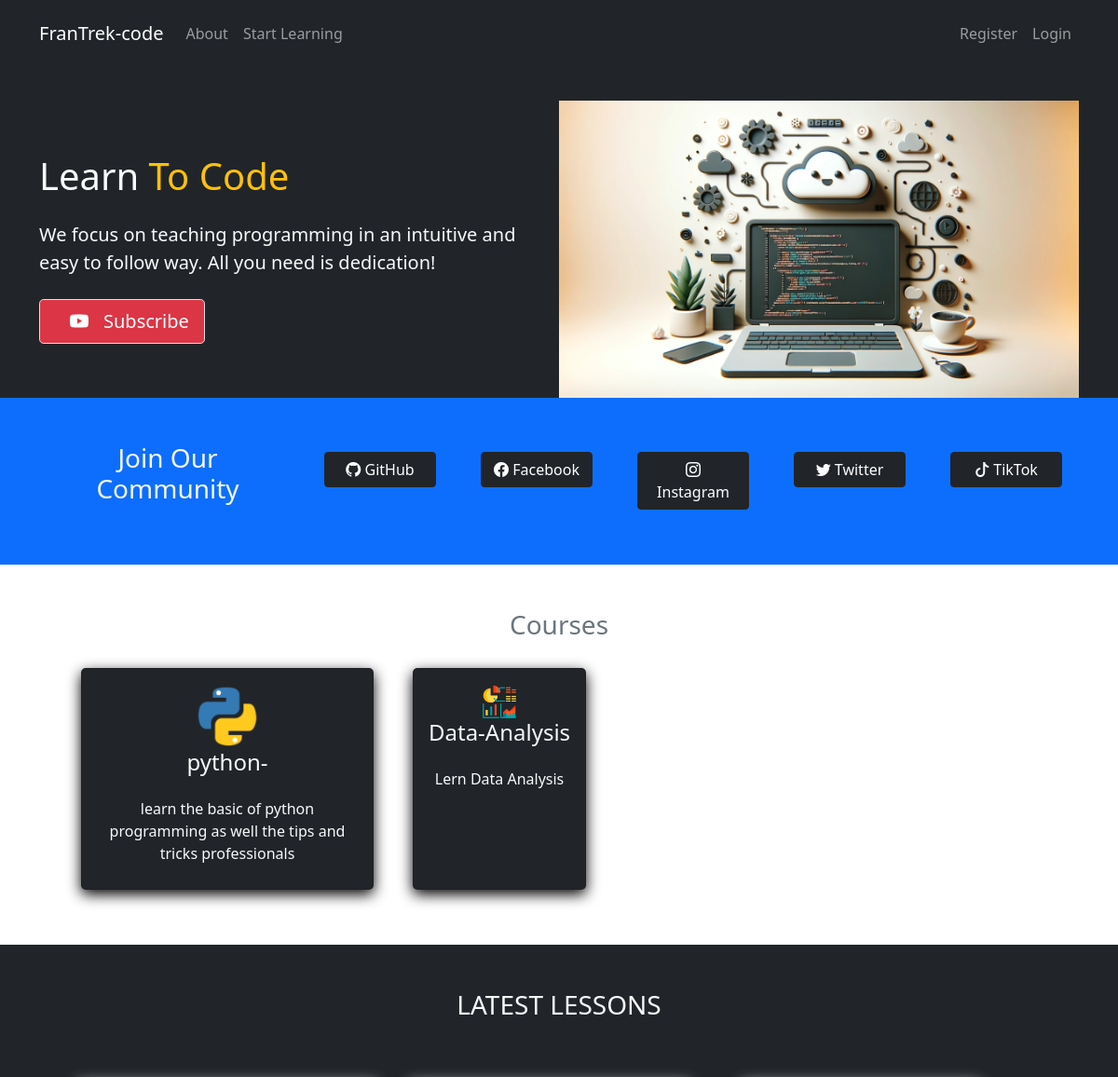
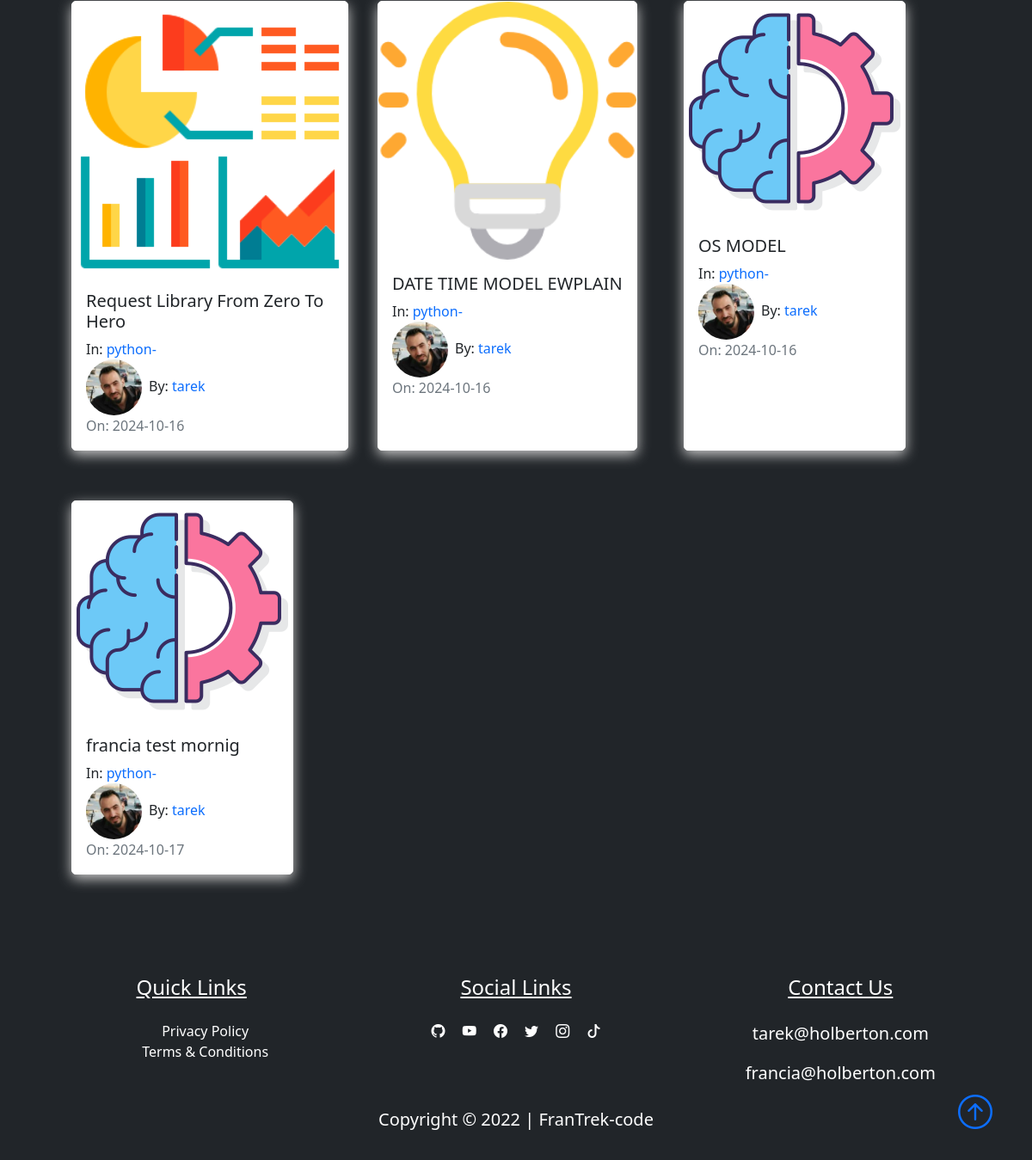
Page /home on the earlier database version (2 pictures, top to bottom).
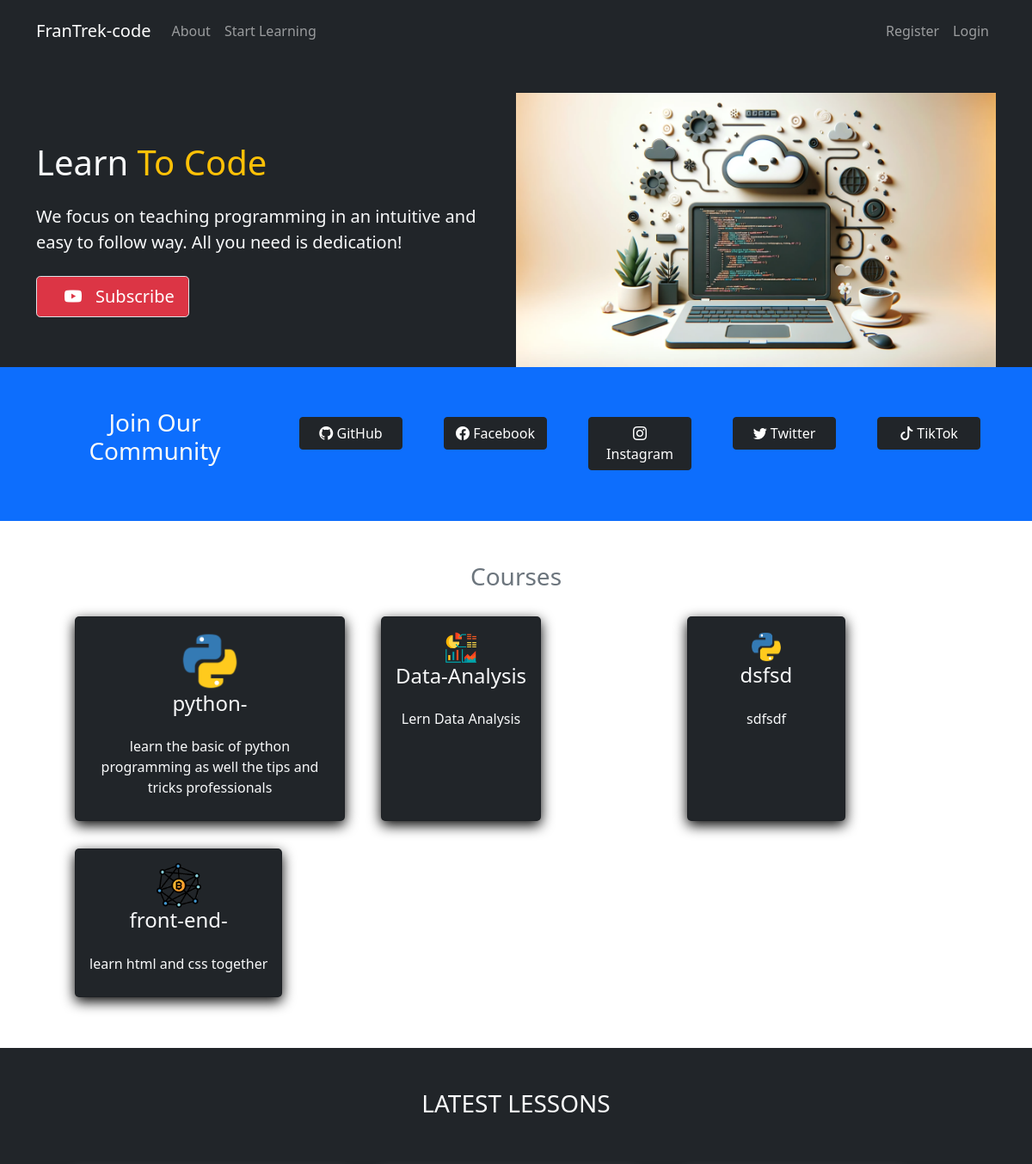
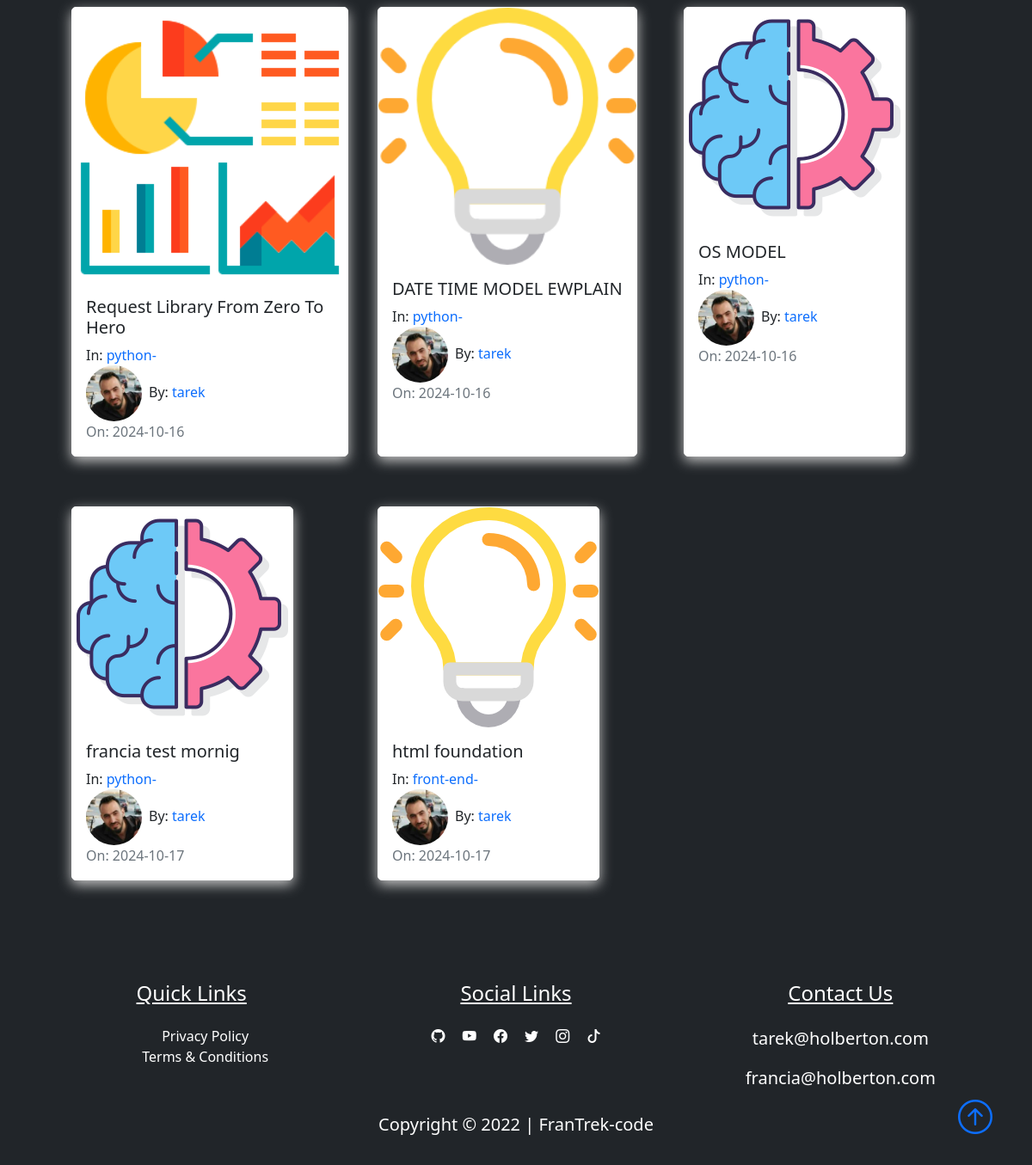
Same page on the later database version (2 pictures, top to bottom).
### FranTrek/models.py (models this page shows, shortened)
class Course(db.Model):
    id = db.Column(db.Integer, primary_key=True)
    title = db.Column(db.String(50), unique=True, nullable=False)
    description = db.Column(db.String(150), nullable=False)
    icon = db.Column(db.String(20), nullable=False, default="default_icon.jpg")
    lessons = db.relationship("Lesson", backref="course_name", lazy=True)

class Lesson(db.Model):
    id = db.Column(db.Integer, primary_key=True)
    title = db.Column(db.String(100), nullable=False)
    date_posted = db.Column(db.DateTime, nullable=False, default=datetime.utcnow)
    content = db.Column(db.Text, nullable=False)
    thumbnail = db.Column(
        db.String(20), nullable=False, default="default_thumbnail.jpg"
    )
    slug = db.Column(db.String(32), nullable=False)
    user_id = db.Column(db.Integer, db.ForeignKey("user.id"), nullable=False)
    course_id = db.Column(db.Integer, db.ForeignKey("course.id"), nullable=False)

class User(db.Model, UserMixin):
    id = db.Column(db.Integer, primary_key=True)
    fname = db.Column(db.String(25), nullable=False)
    lname = db.Column(db.String(25), nullable=False)
    username = db.Column(db.String(25), unique=True, nullable=False)
    email = db.Column(db.String(125), unique=True, nullable=False)
    image_file = db.Column(db.String(20), nullable=False, default="default.png")
    bio = db.Column(db.Text, nullable=True)
    password = db.Column(db.String(60), nullable=False)
    lessons = db.relationship("Lesson", backref="author", lazy=True)

### FranTrek/routes.py (the view)
@app.route("/")
@app.route("/home")
def home():
    lessons = Lesson.query.all()
    courses = Course.query.all()
    return render_template("home.html", lessons=lessons, courses=courses)

### FranTrek/templates/home.html (shortened to what this page needs)
{% extends "layout.html"%}
{% block content%}
<section class="bg-dark text-light p-5 p-lg-0 pt-lg-5 text-center text-sm-start">
    <div class="container">
        <div class="d-sm-flex align-items-center justify-content-between">
            <div>
                <h1 class="mb-10"> Learn <span class="text-warning"> To Code</span></h1>
                <p class="lead my-4">
                    We focus on teaching programming in an intuitive and easy to follow way. All you need is
                    dedication!
                </p>
                <a class="btn btn-danger btn-lg border"
                    href="https://www.youtube.com/@HolbertonFrance/featured" target="_blank">
                    <i class="bi bi-youtube m-3"></i>Subscribe
                </a>
            </div>
            <img class="img-fluid w-50 d-none d-sm-block" src="{{url_for('static', filename='showcase.png')}}" alt="">
        </div>
    </div>
</section>
<section class="bg-primary text-light p-5">
    <div class="container">
        <div class="d-md-flex justify-content-between align-items-center">
            <h3 class="mb-3 text-center">Join Our Community</h3>
            <nav class="navbar navbar-expand-lg navbar-dark">
                <div class="collapse navbar-collapse" id="socialbtn">
                    <ul class="navbar-nav">
                        <li class="nav-item">
                            <a class="btn btn-dark ms-5 button_width" href="#"
                                target="_blank">
                                <i class="bi-github" role="img"></i>
                                GitHub
                            </a>
                        </li>
                        <li>
                            <a class="btn btn-dark ms-5 button_width" href="#"
                                target="_blank">
                                <i class="bi bi-facebook "></i>
                                Facebook
                            </a>
                        </li>
                        <li class="nav-item">
                            <a type="button" class="btn btn-dark ms-5 button_width"
                                href="#" target="_blank">
                                <i class="bi bi-instagram"></i>
                                Instagram
                            </a>
                        </li>
                        <li class="nav-item">
                            <a class="btn btn-dark ms-5 button_width" href="#"
                                target="_blank">
                                <i class="bi bi-twitter"></i>
                                Twitter
                            </a>
                        </li>
                        <li class="nav-item">
                            <a class="btn btn-dark ms-5 button_width" href="#"
                                target="_blank">
                                <i class="bi bi-tiktok"></i>
                                TikTok
                            </a>
                        </li>
                    </ul>
                </div>
            </nav>
        </div>
    </div>
</section>
<section class="bg-ligh">
    <div class="container p-5">
        <h3 class="text-center text-secondary" id='learn'>Courses</h3>
        <div class="row">
            {% for course in courses %}
            <div class="col-sm-12 col-md-6 col-lg-4 p-3 d-flex align-items-stretch">
                <a href="{{url_for('course', course_title=course.title)}}" class="text-decoration-none">
                    <div class="card bg-dark text-light h-100">
                        <div class="card-body text-center">
                            <img src="{{url_for('static', filename='course_icons/'+course.icon)}}" alt="" class="card-img w-25">
                            <h4 class="card-title mb-4">
                                {{course.title}}
                            </h4>
                            <p class="card-text">{{course.description}}</p>
                        </div>
                    </div>
                </a>
            </div>
            {% endfor %}
        </div>
    </div>
</section>
<section class="bg-dark">
    <div class="container p-5">
        <div class="row mb-5 ">
            <div class="col">
                <h3 class="text-uppercase text-center text-light">latest lessons</h3>
            </div>
        </div>
        <div class="row">
            {% for lesson in lessons %}
            <div class="col-sm-12 col-md-6 col-lg-4 pb-5 d-flex align-items-stretch">
                <div class="card lesson">
                    <img src="{{url_for('static', filename='lesson_thumbnails/'+lesson.thumbnail)}}" class="card-img">
                    <div class="card-body d-flex flex-column">
                        <h5 class="card-title">
                            <a class="text-decoration-none text-dark"
                            href="{{url_for('lesson', lesson_slug=lesson.slug, course=lesson.course_name.title)}}">{{lesson.title}}</a>
                        </h5>
                        <p class="card-text mb-0">In:
                            <a class="text-decoration-none" href="#">{{lesson.course_name.title}}</a>
                        </p>
                        <span><img class="article-img rounded-circle"
                            src="{{url_for('static', filename='user_pics/'+lesson.author.image_file)}}" alt="">By:
                        <a href="#" class="link">{{lesson.author.username}}</a></span>
                    <span class="text-muted">On: {{lesson.date_posted.strftime('%Y-%m-%d')}}</span>
                    </div>
                </div>
            </div>
            {% endfor %}
        </div>
    </div>
</section>
{% endblock content%}

### FranTrek/templates/layout.html (shortened to what this page needs)
<!DOCTYPE html>
<html lang="en">
<head>
    <link href="https://cdn.jsdelivr.net/npm/bootstrap@5.1.3/dist/css/bootstrap.min.css" rel="stylesheet"
>
    <link rel="stylesheet" href="https://cdn.jsdelivr.net/npm/bootstrap-icons@1.8.1/font/bootstrap-icons.css">
    <link rel="stylesheet" type="text/css" href="{{url_for('static', filename='main.css')}}">
</head>
<body class="d-flex flex-column min-vh-100">
    <nav class="navbar navbar-expand-lg bg-dark navbar-dark py-3 fixed-top">
        <div class="container">
            <a href="{{url_for('home')}}" class="navbar-brand">FranTrek-code</a>
            <div class="collapse navbar-collapse" id="navmenu">
                <ul class="navbar-nav">
                    <li class="nav-item">
                        <a href="{{url_for('about')}}" class="nav-link">About</a>
                    </li>
                    <li class="nav-item">
                        {% if request.path=='/home'%}
                        <a href="#learn" class="nav-link">Start Learning</a>
                        {% else %}
                        <a href="{{url_for('courses')}}" class="nav-link">Start Learning</a>
                        {% endif %}
                    </li>
                </ul>
                <ul class="navbar-nav ms-auto">
                    {% if current_user.is_authenticated %}
                    <div class="dropdown show">
                        <button class="btn btn-dark bg-dark dropdown-toggle" type="button" id="dropdownMenuButton1"
                            data-bs-toggle="dropdown" aria-expanded="false">
                            My Account
                        </button>
                        <ul class="dropdown-menu" aria-labelledby="dropdownMenuButton1">
                            <li class="nav-item">
                                <a href="{{ url_for('dashboard') }}" class="dropdown-item">Dashboard</a>
                            </li>
                            <li class="nav-item">
                                <a href="{{ url_for('logout') }}" class="dropdown-item">Logout</a>
                            </li>
                        </ul>
                    </div>
                    {% else %}
                    <li class="nav-item">
                        <a href="{{ url_for('register') }}" class="nav-link">Register</a>
                    </li>
                    <li class="nav-item">
                        <a href="{{ url_for('login') }}" class="nav-link">Login</a>
                    </li>
                    {% endif%}
                </ul>
            </div>
        </div>
    </nav>
    {% block content%} {% endblock %}
    <footer class="bg-dark mt-auto">
        <div class="container p-3">
            <div class="row text-center text-white">
                <div class="col-md-12 col-lg-4 pb-2">
                    <h4 class="text-center text-decoration-underline">Quick Links</h4>
                    <ul class=" nobull pt-3">
                        <li><a href="#" class="link text-white">Privacy Policy</a></li>
                        <li><a href="#" class="link text-white">Terms & Conditions</a></li>
                    </ul>
                </div>
                <div class="col-md-12 col-lg-4">
                    <h4 class="text-center text-decoration-underline pb-3">Social Links</h4>
                    <a href="#" class="text-white p-2"><i class="bi-github"></i></a>
                    <a href="#" class="text-white p-2"><i class="bi-youtube"></i></a>
                    <a href="#" class="text-white p-2"><i class="bi-facebook"></i></a>
                    <a href="#" class="text-white p-2"><i class="bi-twitter"></i></a>
                    <a href="#" class="text-white p-2"><i class="bi-instagram"></i></a>
                    <a href="#" class="text-white p-2"><i class="bi-tiktok"></i></a>
                </div>
                <div class="col-md-12 col-lg-4 pb-2">
                    <h4 class="text-center text-decoration-underline pb-3">Contact Us</h4>
                    <p class="lead">tarek@holberton.com</p>
                    <p class="lead">francia@holberton.com</p>
                </div>
            </div>
            <div class="col text-white text-center position-relative">
                <p class="lead font-weight-bold">Copyright &copy; 2022 | FranTrek-code</p>
                <a href="#" class="position-absolute bottom-0 end-0">
                    <i class="bi bi-arrow-up-circle h1"></i>
                </a>
            </div>
        </div>
    </footer>
</body>
</html>

### FranTrek/static/main.css (style rules this page uses)
body::before { display: block; content: ''; height: 60px; }
.card { transition: 0.7s ease; box-shadow: 0 5px 15px rgba(1 1 1/ 15); border-radius: 5px; margin: 5px; }
.lesson { box-shadow: 0 5px 15px rgba(200 200 200/ 15); border-radius: 5px; border: 1px solid #fff; }
.button_width { min-width: 120px; max-width: 120px; }
.article-img { height: 65px; width: 65px; margin-right: 8px; }
.link { text-decoration: none; }
.nobull { list-style-type: none; }

Differences in the rows shown:
added Course: icon (picture), title "dsfsd", description "sdfsdf"
added Course: icon (picture), title "front-end-", description "learn html and css together"
added Lesson: thumbnail (picture), title "html foundation", course_name "front-end-", image_file (picture), author.username "tarek", date_posted "2024-10-17"
